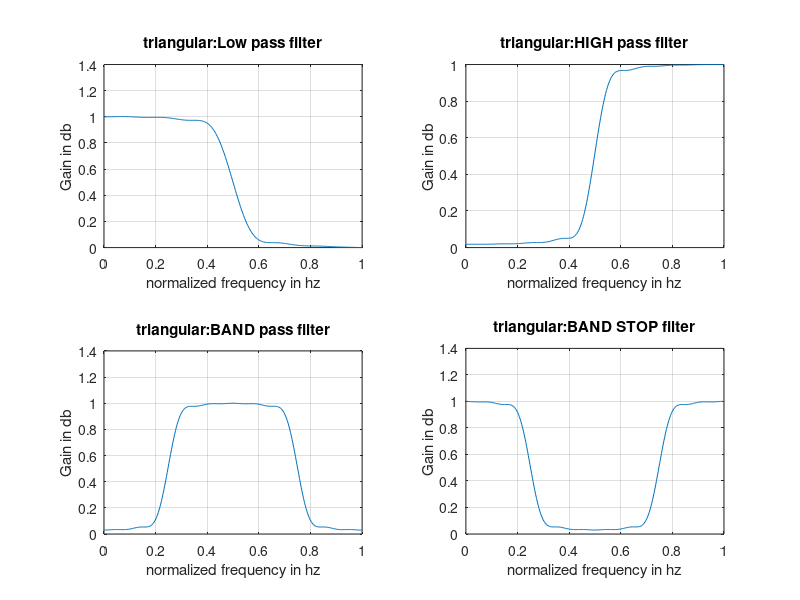

The MATLAB source for this figure:
%FIR filter design
%A)HAMMING WINDOW
%HAMMING WINDOW
close all;clear all;clc;
wc=0.5*pi;N=25;
b=fir1(N,wc/pi,hamming(N+1));
W=0:0.01:pi;
h=freqz(b,1,W);
subplot(2,2,1);
plot(W/pi,abs(h));
xlabel('normalised frequency in hz');
ylabel('Gain in db');
title('HAMMING WINDOW:Low pass filter');grid on;
 
clear all;
wc=0.5*pi;N=34;
b=fir1(N,wc/pi,'HIGH',hamming(N+1));
W=0:0.01:pi;
h=freqz(b,1,W);
subplot(2,2,2);
plot(W/pi,abs(h));
xlabel('normalised frequency in hz');
ylabel('Gain in db');
title('HAMMING WINDOW:High pass filter');grid on;
 
clear all;
wc1=0.25*pi;
wc2=0.75*pi;
wc=[wc1 wc2];N=40;
b=fir1(N,wc/pi,'BANDPASS',hamming(N+1));
W=0:0.01:pi;
h=freqz(b,1,W);
subplot(2,2,3);
plot(W/pi,abs(h));
xlabel('normalised frequency in hz');
ylabel('Gain in db');
title('HAMMING WINDOW:Band pass filter');grid on;
 
clear all;
wc1=0.25*pi;
wc2=0.75*pi;
wc=[wc1 wc2];N=40;
b=fir1(N,wc/pi,'STOP',hamming(N+1));
W=0:0.01:pi;
h=freqz(b,1,W);
subplot(2,2,4);
plot(W/pi,abs(h));
xlabel('normalised frequency in hz');
ylabel('Gain in db');
title('HAMMING WINDOW:Band stop filter');grid on;

%B)HANNING WINDOW

%HANNING WINDOW
close all;clear all;clc;
wc=.5*pi;N=25;
b=fir1(N,wc/pi,hann(N+1));
W=0:0.01:pi;
h=freqz(b,1,W);
subplot(2,2,1);
plot(W/pi,abs(h));
xlabel('normalized frequency in hz');
ylabel('Gain in db');
title('HANNING WINDOW:Low pass filter');grid on;
 
clear all;
wc=0.5*pi;N=34;
b=fir1(N,wc/pi,'HIGH',hann(N+1));
W=0:0.01:pi;
h=freqz(b,1,W);
subplot(2,2,2);
plot(W/pi,abs(h));
xlabel('normalized frequency in hz');
ylabel('Gain in db');
title('HANNING WINDOW:HIGH pass filter');grid on;
 
clear all;
wc1=0.25*pi;
wc2=0.75*pi;
wc=[wc1 wc2];N=40;
b=fir1(N,wc/pi,'BANDPASS',hann(N+1));
W=0:0.01:pi;
h=freqz(b,1,W);
subplot(2,2,3);
plot(W/pi,abs(h));
xlabel('normalized frequency in hz');
ylabel('Gain in db');
title('HANNING WINDOW:BAND pass filter');grid on;
 
clear all;
wc1=0.25*pi;
wc2=0.75*pi;
wc=[wc1 wc2];N=40;
b=fir1(N,wc/pi,'STOP',hann(N+1));
W=0:0.01:pi;
h=freqz(b,1,W);
subplot(2,2,4);
plot(W/pi,abs(h));
xlabel('normalized frequency in hz');
ylabel('Gain in db');
title('HANNING WINDOW:BAND STOP filter');grid on;



%C)BOXCAR WINDOW
close all;clear all;clc;
wc=0.5*pi;N=25;
b=fir1(N,wc/pi,boxcar(N+1));
W=0:0.01:pi;
h=freqz(b,1,W);
subplot(2,2,1);
plot(W/pi,abs(h));
xlabel('normalized frequency in hz');
ylabel('Gain in db');
title('BOXCAR:Low pass filter');grid on;
 
clear all;
wc=0.5*pi;N=34;
b=fir1(N,wc/pi,'HIGH',boxcar(N+1));
W=0:0.01:pi;
h=freqz(b,1,W);
subplot(2,2,2);plot(W/pi,abs(h));
xlabel('normalized frequency in hz');
ylabel('Gain in db');
title('BOXCAR:HIGH pass filter');grid on;
 
clear all;
wc1=0.25*pi;
wc2=0.75*pi;
wc=[wc1 wc2];N=40;
b=fir1(N,wc/pi,'BANDPASS',boxcar(N+1));
W=0:0.01:pi;
h=freqz(b,1,W);
subplot(2,2,3);plot(W/pi,abs(h));
xlabel('normalized frequency in hz');
ylabel('Gain in db');
title('BOXCAR:BAND pass filter');grid on;
 
clear all;
wc1=0.25*pi;
wc2=0.75*pi;
wc=[wc1 wc2];N=40;
b=fir1(N,wc/pi,'STOP',boxcar(N+1));
W=0:0.01:pi;
h=freqz(b,1,W);
subplot(2,2,4);plot(W/pi,abs(h));
xlabel('normalized frequency in hz');
ylabel('Gain in db');
title('BOXCAR:BAND STOP filter');grid on;

%D)BARTLETT WINDOW
%BARTLETT WINDOW
close all;clear all;clc;
wc=0.5*pi;N=25;
b=fir1(N,wc/pi,bartlett(N+1));
W=0:0.01:pi;
h=freqz(b,1,W);
subplot(2,2,1);
plot(W/pi,abs(h));
xlabel('normalized frequency in hz');
ylabel('Gain in db');
title('bartlett:Low pass filter');grid on;
 
clear all;
wc=0.5*pi;N=34;
b=fir1(N,wc/pi,'HIGH',bartlett(N+1));
W=0:0.01:pi;
h=freqz(b,1,W);
subplot(2,2,2);plot(W/pi,abs(h));
xlabel('normalized frequency in hz');
ylabel('Gain in db');
title('bartlett:HIGH pass filter');grid on;
 
clear all;
wc1=0.25*pi;
wc2=0.75*pi;
wc=[wc1 wc2];N=40;
b=fir1(N,wc/pi,'BANDPASS',bartlett(N+1));
W=0:0.01:pi;
h=freqz(b,1,W);
subplot(2,2,3);plot(W/pi,abs(h));
xlabel('normalized frequency in hz');
ylabel('Gain in db');
title('bartlett:BAND pass filter');grid on;
 
clear all;
wc1=0.25*pi;
wc2=0.75*pi;
wc=[wc1 wc2];N=40;
b=fir1(N,wc/pi,'STOP',bartlett(N+1));
W=0:0.01:pi;
h=freqz(b,1,W);
subplot(2,2,4);plot(W/pi,abs(h));
xlabel('normalized frequency in hz');
ylabel('Gain in db');
title('bartlett:BAND STOP filter');grid on;

%E)TRIANGULAR WINDOW
%TRIANGULAR WINDOW
close all;clear all;clc;
wc=0.5*pi;N=25;
b=fir1(N,wc/pi,'low',triang(N+1));
W=0:0.01:pi;
h=freqz(b,1,W);
subplot(2,2,1);
plot(W/pi,abs(h));
xlabel('normalized frequency in hz');
ylabel('Gain in db');
title('triangular:Low pass filter');grid on;
 
clear all;
wc=0.5*pi;N=34;
b=fir1(N,wc/pi,'HIGH',triang(N+1));
W=0:0.01:pi;
h=freqz(b,1,W);
subplot(2,2,2);
plot(W/pi,abs(h));
xlabel('normalized frequency in hz');
ylabel('Gain in db');
title('triangular:HIGH pass filter');grid on;
 
clear all;
wc1=0.25*pi;
wc2=0.75*pi;
wc=[wc1 wc2];N=40;
b=fir1(N,wc/pi,'BANDPASS',triang(N+1));
W=0:0.01:pi;
h=freqz(b,1,W);
subplot(2,2,3);
plot(W/pi,abs(h));
xlabel('normalized frequency in hz');
ylabel('Gain in db');
title('triangular:BAND pass filter');grid on;
 
clear all;
wc1=0.25*pi;
wc2=0.75*pi;
wc=[wc1 wc2];N=40;
b=fir1(N,wc/pi,'STOP',triang(N+1));
W=0:0.01:pi;
h=freqz(b,1,W);
subplot(2,2,4);
plot(W/pi,abs(h));
xlabel('normalized frequency in hz');
ylabel('Gain in db');
title('triangular:BAND STOP filter');grid on;

